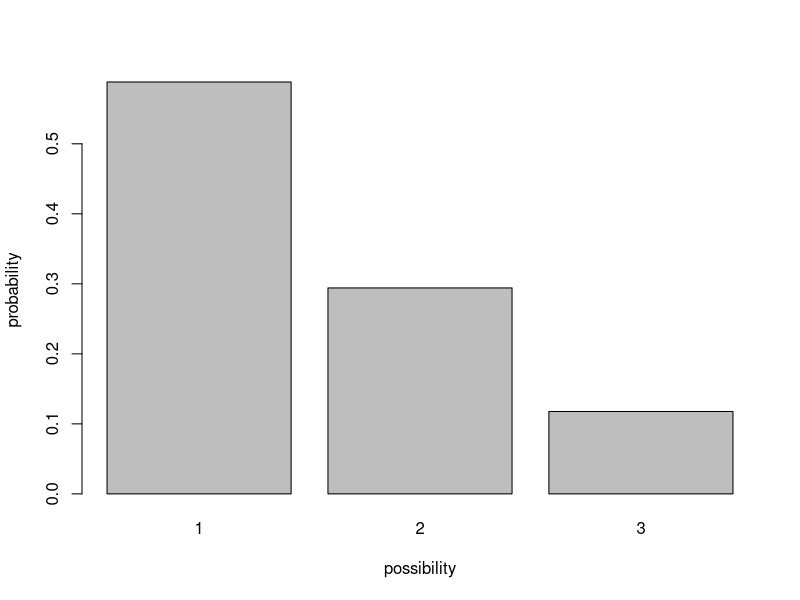
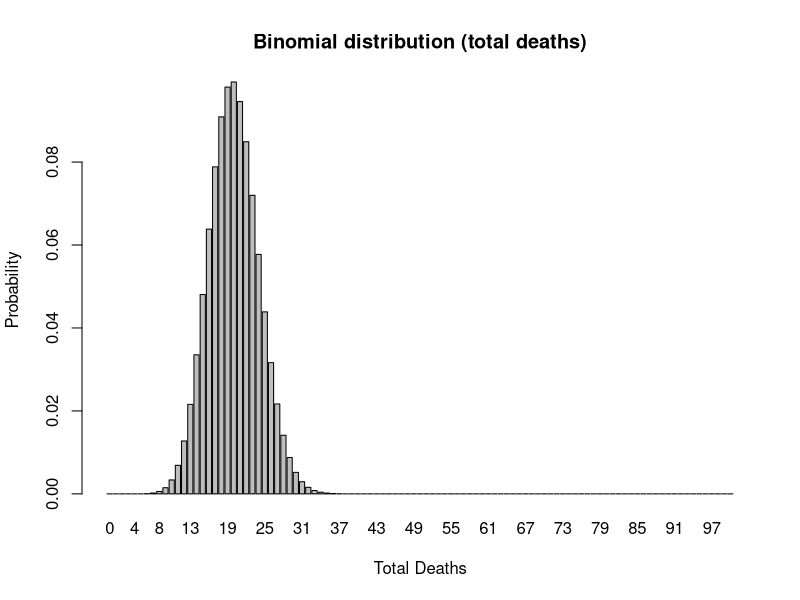
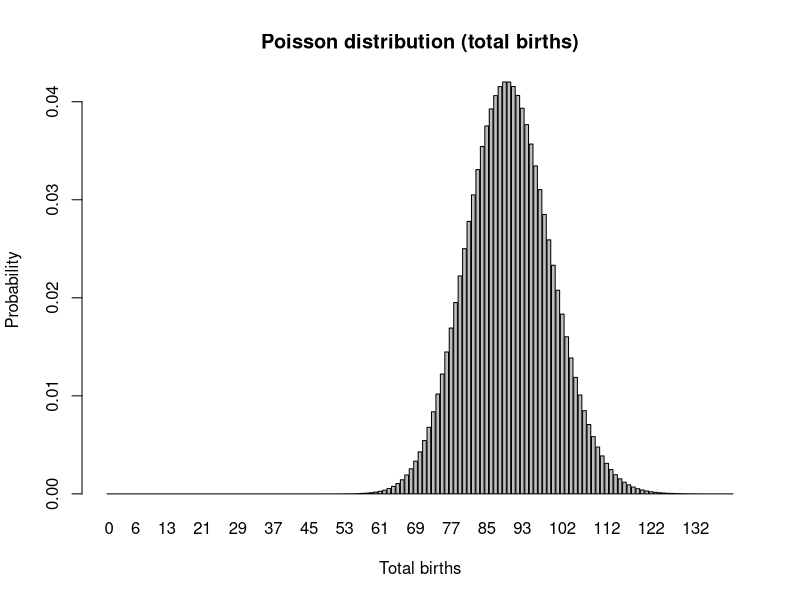
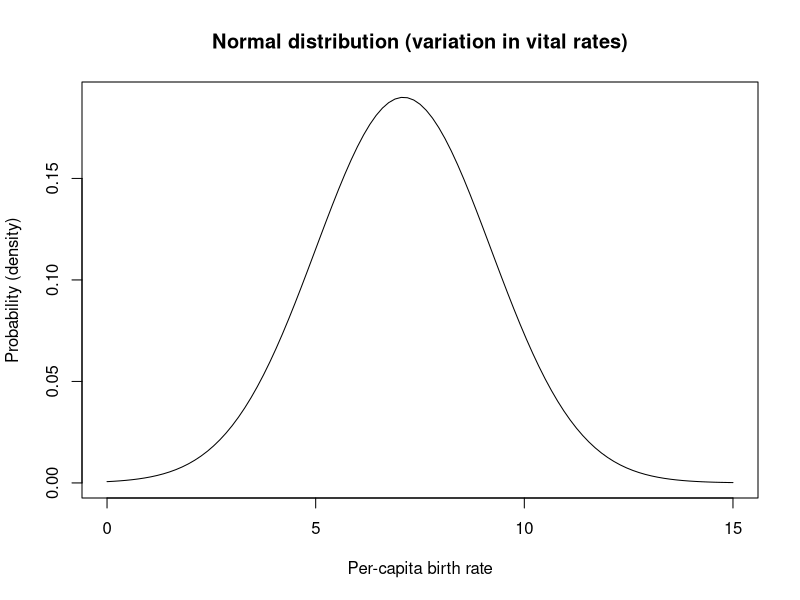
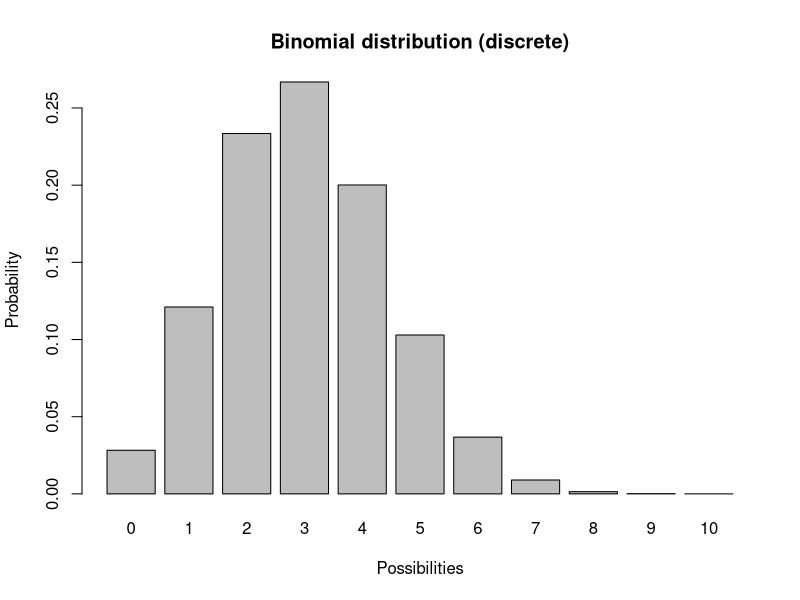
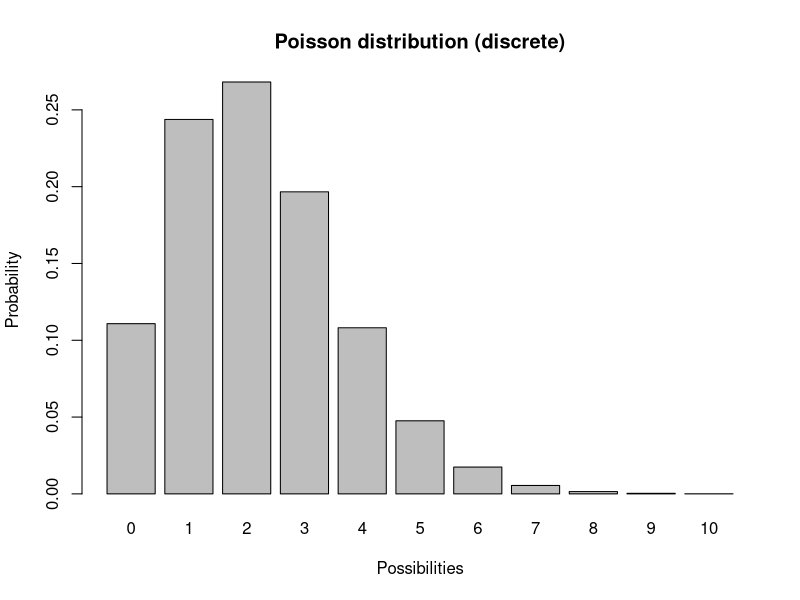
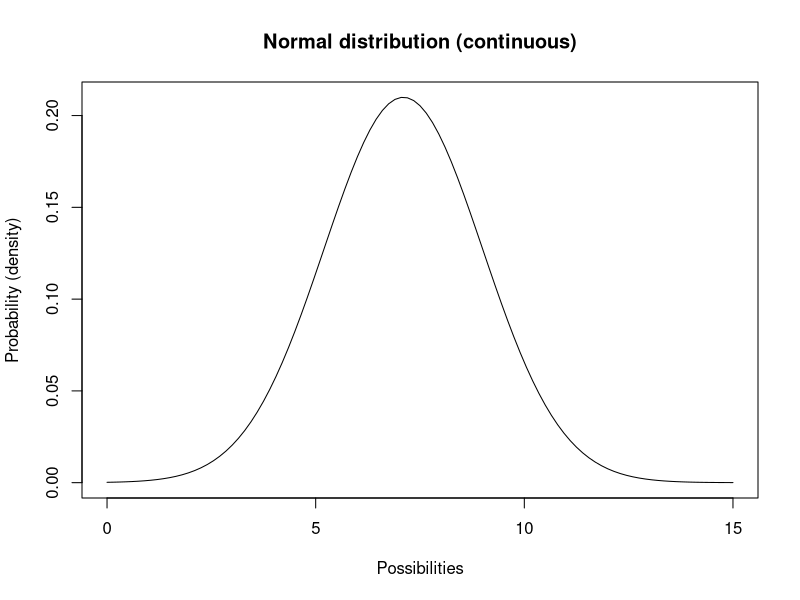
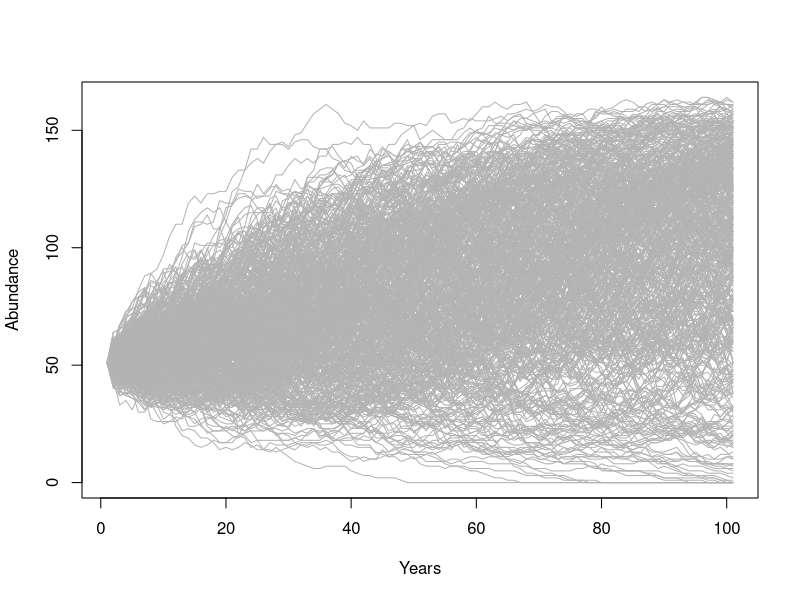

Reproduce these figures in R, in order.
## ---- chunk 1
knitr::opts_chunk$set(echo = TRUE, cache = TRUE)
## ---- chunk 2

############################################################
####                                                    ####  
####  NRES 421, PVA                                     ####
####                                                    ####
####  Kevin Shoemaker                                   #### 
####  University of Nevada, Reno                        ####
####                                                    #### 
############################################################


############################################################
####  PVA basics                                        ####
############################################################


## ---- chunk 3

box <- c(rep(1,10),rep(2,5),rep(3,2))
barplot(table(box)/sum(table(box)),ylab="probability",xlab="possibility")

## ---- chunk 4

xvals <- seq(0,100,1)
probs <- dbinom(xvals,100,prob=0.2)
names(probs) <- xvals
               
barplot(probs,ylab="Probability",xlab="Total Deaths",main="Binomial distribution (total deaths)")

## ---- chunk 5

xvals <- seq(0,140,1)
probs <- dpois(xvals,lambda=90)
names(probs) <- xvals
               
barplot(probs,ylab="Probability",xlab="Total births",main="Poisson distribution (total births)")


## ---- chunk 6
mean = 7.1
stdev = 2.1

curve(dnorm(x,mean,stdev),0,15,ylab="Probability (density)",xlab="Per-capita birth rate",main="Normal distribution (variation in vital rates)")   # probability density

## ---- chunk 7

             # plot a discrete distribution!
xvals <- seq(0,10,1)
probs <- dbinom(xvals,10,prob=0.3)
names(probs) <- xvals
               
barplot(probs,ylab="Probability",xlab="Possibilities",main="Binomial distribution (discrete)")


## ---- chunk 8

             # plot a discrete distribution!
xvals <- seq(0,10,1)
probs <- dpois(xvals,lambda=2.2)
names(probs) <- xvals
               
barplot(probs,ylab="Probability",xlab="Possibilities",main="Poisson distribution (discrete)")


## ---- chunk 9
mean = 7.1
stdev = 1.9

curve(dnorm(x,mean,stdev),0,15,ylab="Probability (density)",xlab="Possibilities",main="Normal distribution (continuous)")   # probability density

## ---- chunk 10

####
# Basic simulation parameters
####

nyears <- 100     # number of years
nreps <- 500      # number of replicates

####
# Basic life history parameters
####

R_max <- 1.03       # Maximum rate of growth (max lambda)
Init_N <- 51        # Initial abundance
K <- 175            # Carrying capacity

####
# Environmental stochasticity
####

SD_lambda <- 0.11  # standard deviation of lambda

####
# Density-dependence (Ricker model)
####

Ricker <- function(prev_abund){       # this is a function for computing next-year abundance -- includes env stochasticity
  prev_abund * exp(log(rnorm(1,R_max,SD_lambda))*(1-(prev_abund/K)))
}

####
# Catastrophe
####

Flood_prob <- 0.0     # 0% chance of major flood
Flood_lambda <- 0.25    # 25% of population can survive a flood, should it occur!



## ---- chunk 11

## Set up data structures to store simulation results!

PVAdemo <- function(nreps,nyears,Init_N,R_max,K,Flood_prob,Flood_lambda){
  #browser()
  PopArray2 <- array(0,dim=c((nyears+1),nreps))
  
  ## start looping through replicates
  
  for(rep in 1:nreps){
    
    # set initial abundance
    PopArray2[1,rep] <- Init_N     # initial abundance
    
    ### loop through years
    for(y in 2:(nyears+1)){
      ### stochasticity and d-d
      nextyear <- max(0,trunc(Ricker(PopArray2[y-1,rep])))
      
      ### catastrophe
      if(runif(1)<Flood_prob) nextyear <- nextyear*Flood_lambda
      PopArray2[y,rep] <- nextyear 
    }
  }
  
  return(PopArray2)
}

### Run the PVA!

Default <- PVAdemo(nreps,nyears,Init_N,R_max,K,Flood_prob,Flood_lambda)

## ---- chunk 12

PlotCloud <- function(simdata){
  plot(c(1:101),simdata[,1],col=gray(0.7),type="l",ylim=c(0,max(simdata)),xlab="Years",ylab="Abundance")
  
  for(r in 2:ncol(simdata)){
    lines(c(1:101),simdata[,r],col=gray(0.7),type="l")
  }
}

PlotCloud(Default)

## ---- chunk 13

Extinction_byyear <- function(simdata){
  apply(simdata,1,function(t)  length(which(t==0)))/ncol(simdata)
}

plot(c(1:101),Extinction_byyear(Default),type="l",lwd=2,xlab="year",ylab="extinction risk")
abline(h=0.05,col="red",lwd=2)


## ---- chunk 14

hist(Default[nrow(Default),],xlab="Final abundance after 100 years",ylab="Number of replicates",main="")
abline(v=Init_N,col="green",lwd=2)

## ---- chunk 15

prob_decline <- round(length(which(Default[nrow(Default),]<Init_N))/ncol(Default),2)
cat("the probability of decline is: ", prob_decline)

## ---- chunk 16

Flood_prob <- 0.1     # 10% chance of major flood

Exctinction_risk <- function(simdata){
  length(which(simdata[nrow(simdata),]==0))/ncol(simdata)
}

flood_lambdas <- seq(0.9,0.1,by=-0.05)

all_scenarios <- numeric(length(flood_lambdas))
for(scenario in 1:length(flood_lambdas)){
  PVA <- PVAdemo(nreps,nyears,Init_N,R_max,K,Flood_prob,flood_lambdas[scenario])
  all_scenarios[scenario] <- Exctinction_risk(PVA)
}

plot(flood_lambdas,all_scenarios,type="p",cex=2,xlab="flood impact (lambda in flood year)",ylab="extinction risk")
abline(h=0.05,col="red",lwd=2)

